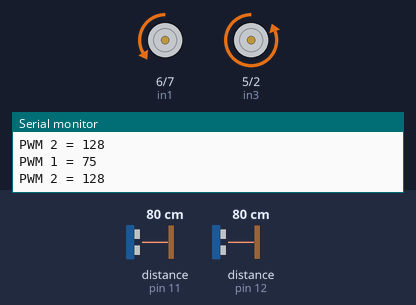
This sketch was run on a simulated Arduino Uno, built with avr-gcc and run on an emulated ATmega328P. Shown: motor-driver pin pairs drawn as motors (green arrow = first pin HIGH = forward, orange = second pin HIGH = backward, longer = more drive, scaled by the enable pin), the last lines printed to the serial monitor. Wiring (inferred from the names in the program): 2 × ultrasonic range finder: trigger pin 9, echo pin 11 / trigger pin 13, echo pin 12. Inputs (shaded band) come from the test bench; at power-on: distance to the obstacle (sensors on pin 12, pin 11) 80 cm. The echo pulse lasts 58.3 µs per cm.

Above: at 1.3 s.
1.4 s: distance to the obstacle (sensor on pin 12) set to 35 cm
3.2 s: distance to the obstacle (sensor on pin 12) set to 28 cm
At 4.7 s:
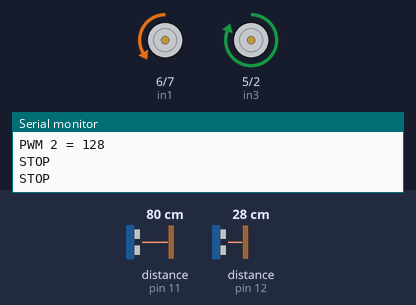
5.0 s: distance to the obstacle (sensor on pin 12) set to 60 cm
At 6.0 s:
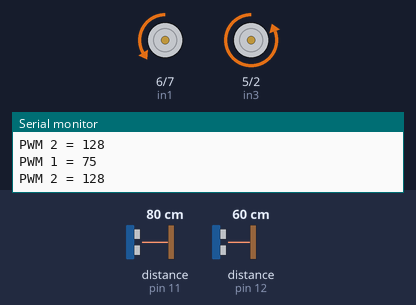
6.5 s: distance to the obstacle (sensor on pin 11) set to 74 cm
At 7.3 s:
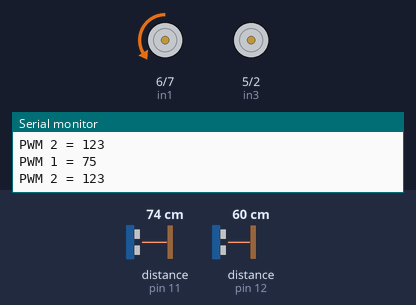
8.0 s: distance to the obstacle (sensor on pin 12) set to 2 cm
9.5 s: distance to the obstacle (sensor on pin 12) set to 120 cm
Timing chart, 0 to 12.0 s (numbered marks = the images above; inputs shaded):
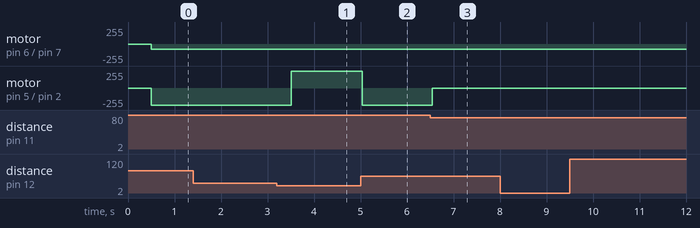

Measured:
- the behaviour switches between 32 and 31 cm on distance to the obstacle (sensor on pin 12) (found by bisection; images 0 and 1)
- the behaviour switches between 80 and 79 cm on distance to the obstacle (sensor on pin 11) (found by bisection; images 2 and 3)
- after the input at 3.2 s, motor on pin 5 (in3) / pin 2 (in4): backward 255/255 → forward 255/255 after 0.31 s
- after the input at 5.0 s, motor on pin 5 (in3) / pin 2 (in4): forward 255/255 → backward 255/255 at once
- after the input at 6.5 s, motor on pin 5 (in3) / pin 2 (in4): backward 255/255 → stopped after 0.05 s

The sketch:

WallFollowerSonic.ino
```cpp
// millis() counter
long previousMils1 = 0;
long previousMils2 = 0;
long scanTriggerTime = 250;
long updateMotorTime = 500;

// Motor speed adjust
int speedAdjust = 50;

// Motor A connections
int enA = 3;
int in1 = 6;
int in2 = 7;
// Motor B connections
int enB = 8;
int in3 = 5;
int in4 = 2;

//Sonic sensors
int sens1_trig = 13;
int sens1_echo = 12;
int sens2_trig = 9;
int sens2_echo = 11;

int Prox_data = 0;
int motPwm1 = 0;
int motPwm2 = 0;

uint8_t result = 0;

// defines variables
long duration;
int distance1;
int distance2;
///////////////////////////////////////////////
///////////  VOID SETUP() ///////////////////////////
void setup() {


  Serial.begin(9600);
  pinMode(sens1_trig, OUTPUT); // Sets the sens1_trig as an Output
  pinMode(sens1_echo, INPUT); // Sets the sens1_echo as an Input
  pinMode(sens2_trig, OUTPUT); // Sets the sens1_trig as an Output
  pinMode(sens2_echo, INPUT); // Sets the sens1_echo as an Input
  // Clears the sens1_trig
  digitalWrite(sens1_trig, LOW);

  // Set all the motor control pins to outputs

  pinMode(enA, OUTPUT);
  pinMode(enB, OUTPUT);
  pinMode(in1, OUTPUT);
  pinMode(in2, OUTPUT);
  pinMode(in3, OUTPUT);
  pinMode(in4, OUTPUT);

  // Test LED
  pinMode(LED_BUILTIN, OUTPUT);

  // Turn off motors - Initial state
  digitalWrite(in1, LOW);
  digitalWrite(in2, LOW);
  digitalWrite(in3, LOW);
  digitalWrite(in4, LOW);

  //Serial.println("Hello");

}

//////////////////////////////////////////////////
////////////////////////VOID LOOP()///////////////
void loop() {
  //Serial.println("test");
  unsigned long currentMils = millis();


  if (currentMils - previousMils1 > updateMotorTime) {
    previousMils1 = currentMils;

    //	if distance1 is too close, stop and turn....
    if (distance1 <= 30) {
      motPwm1 = 50;
      motPwm2 = 50;
      digitalWrite(in1, LOW);
      digitalWrite(in2, HIGH);
      digitalWrite(in3, HIGH);
      digitalWrite(in4, LOW);
      delay(500);
      Serial.println("STOP");
    }
    else {
      //else follow the wall.
      motPwm1 = 75; //distance2; //Rigth, starboard.
      motPwm2 = 50 + distance2;  //Left, port

      digitalWrite(in1, LOW);
      digitalWrite(in2, HIGH);
      analogWrite(enA, motPwm1);

      digitalWrite(in3, LOW);
      digitalWrite(in4, HIGH);
      analogWrite(enB, motPwm2);

      Serial.print("PWM 1 = ");
      Serial.println (motPwm1);
      Serial.print("PWM 2 = ");
      Serial.println (motPwm2);
    }
  }


  if (currentMils - previousMils2 > scanTriggerTime) {
    previousMils2 = currentMils;

    //----------------------Front Sensor----------------//
    digitalWrite(sens1_trig, HIGH);
    delayMicroseconds(10);
    digitalWrite(sens1_trig, LOW);
    // Reads the sens1_echo, returns the sound wave travel time in microseconds
    duration = pulseIn(sens1_echo, HIGH);
    // Calculating the distance
    distance1 = duration * 0.034 / 2;
    // Prints the distance on the Serial Monitor
    //	Serial.print("Distance1: ");
    //	Serial.println(distance1);

    delayMicroseconds(3000);
    //-------------------Side Sensor--------------------//
    // Sets the sens2_trig on HIGH state for 10 micro seconds
    digitalWrite(sens2_trig, HIGH);
    delayMicroseconds(10);
    digitalWrite(sens2_trig, LOW);
    // Reads the sens2_echo, returns the sound wave travel time in microseconds
    duration = pulseIn(sens2_echo, HIGH);
    // Calculating the distance
    distance2 = duration * 0.034 / 2;
    // Prints the distance on the Serial Monitor
    //	Serial.print("Distance2: ");
    //	Serial.println(distance2);
    if (distance2 >= 255) {
      distance2 = 255;
    }
  }


  //  if (currentMils - previousMils2 >= updateMotorTime) {
  //    previousMils2 = currentMils;
  //
  //
  //  }

}

///////////////END VOID LOOP()


//////////////////////////////////////////////////
///  FUNCTIONS
//////////////////////////////////////////////////
```
